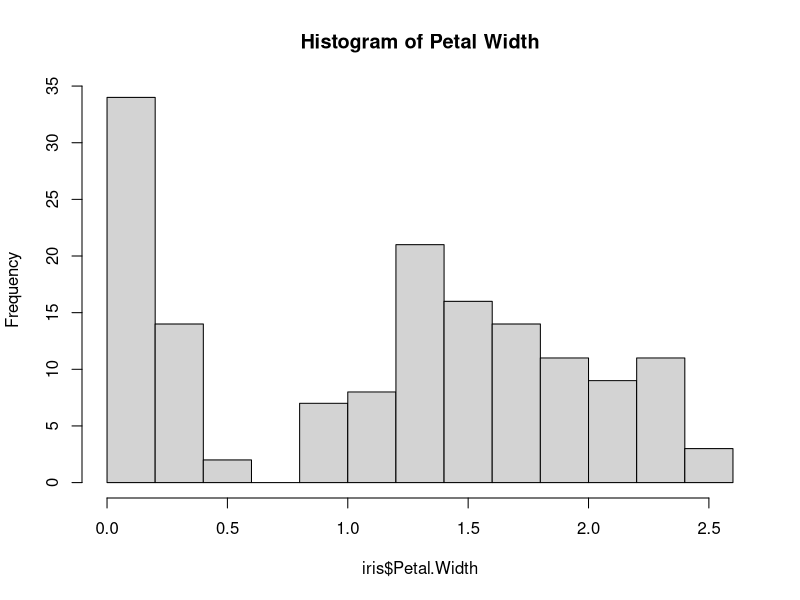

Source code (R):
## ---- chunk 1
#| label: methods-plot
# A plot for the methods section
hist(iris$Petal.Width, main = "Histogram of Petal Width")
